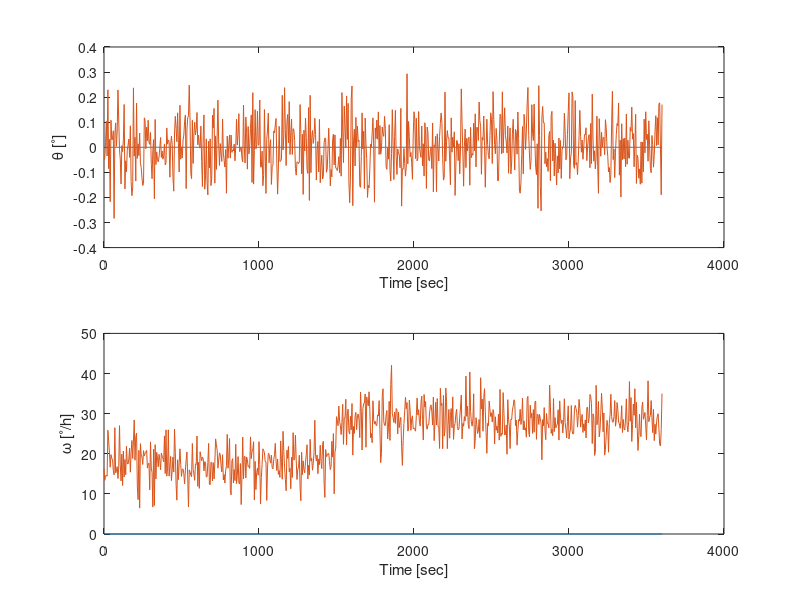
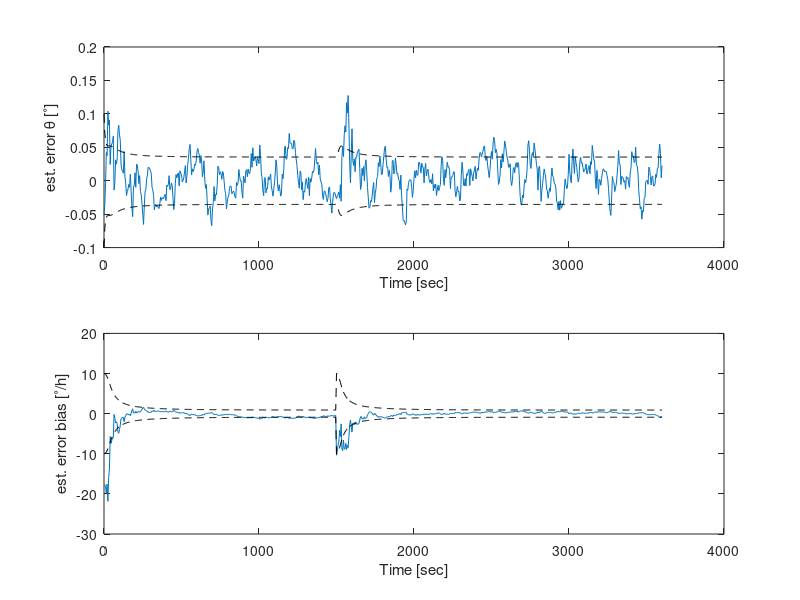
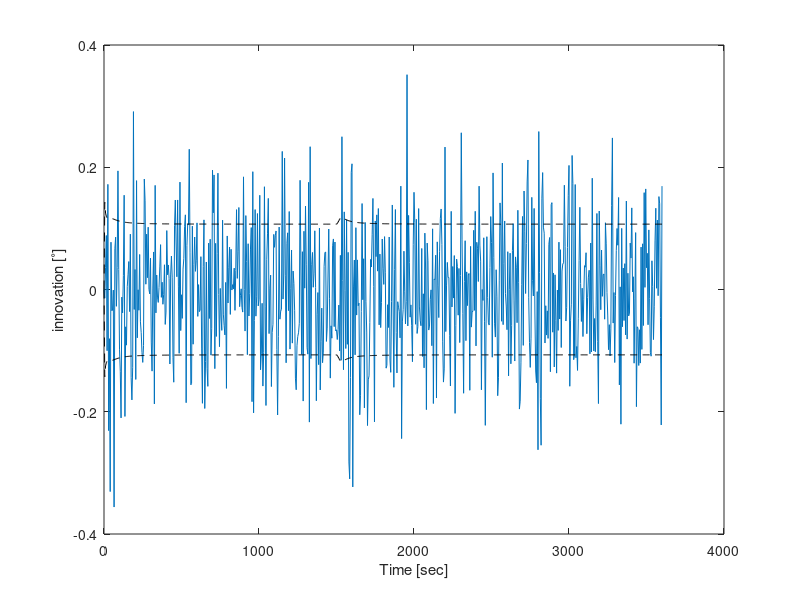

These figures' MATLAB source, in order:
% routine to illustrate Kalman filter

clear all
close all
clc

% simulation parameters
dt = 5;
t_end = 3600;
time = [0:dt:t_end];
N = length(time);

% gyro parameters
ARW = (.15/180*pi/60)^2;
gyro_bias_0 = 10/180*pi/3600;
RRW = (1/180*pi/3600/sqrt(3600))^2;

% star tracker parameters
dt_str = 5;
s_str = 0.1/180*pi;

% generate reference profile
w_real = zeros(1,N);
t_real = zeros(1,N);

% generate gyro measurements
gyro_noise = randn(1,N)*sqrt(ARW)/sqrt(dt);
bias_step = gyro_bias_0*ones(1,N);
bias_step(1:300) = 0;
bias_drift = cumsum(randn(1,N)*sqrt(RRW)*sqrt(dt));
gyro_bias = randn(1,1)*gyro_bias_0*ones(1,N) + bias_step + bias_drift;
w_meas = w_real + gyro_noise + gyro_bias;

% generate star tracker measurements
str_noise = randn(1,N)*s_str;
t_meas = t_real + str_noise;

% run the kalman filter
x_est = zeros(2,N);
x_est(:,1) = [t_meas(:,1);0];

% propagation matrices
Phi = [1 -dt;0 1];
Gamma = [dt;0];
Upsilon = [dt;0];
Upsilon2 = [0;dt];

% measurement matrix
H = [1 0];

% tuning values
Q = [ARW];
Q2 = [RRW];
R = [s_str^2];

nu_kf = zeros(1,N);
S_kf = zeros(1,1,N);
P = zeros(2,2,N);
P(:,:,1) = diag([s_str^2 gyro_bias_0^2]);
for k=1:N-1
    % grab previous state vector
    x_prev = x_est(:,k);
    P_prev = P(:,:,k);
    
    % grab gyro measurement
    w_meas_k = w_meas(:,k);
    
    % propagate state vector
    x_est_next = Phi * x_prev + Gamma * w_meas_k;
    
    % propagate
    P_next = Phi*P_prev*Phi' + Upsilon*Q*Upsilon' + Upsilon2*Q2*Upsilon2';
    
    % innovation
    nu_next = t_meas(k+1) - H*x_est_next;
    S_next = H*P_next*H' + R;
    
    % compute the Kalman gain
    K = P_next*H'/S_next;
    
    % update of states and covariance
    x_upd = x_est_next + K*nu_next;
    P_upd = (eye(2)-K*H)*P_next;
    
    % include bias step
    if k==300
        P_upd(2,2) = P_upd(2,2) + gyro_bias_0^2;
    end
    
    % save estimates
    x_est(:,k+1) = x_upd;
    P(:,:,k+1) = P_upd;
    nu_kf(:,k+1) = nu_next;
    S_kf(:,:,k+1) = S_next;
    
end
    
P11 = P(1,1,:);
P11 = P11(:);

P22 = P(2,2,:);
P22 = P22(:);

S11 = S_kf(1,1,:);
S11 = S11(:);

% plot results
figure
subplot(211)
plot(time,t_real*180/pi)
hold all
plot(time,t_meas*180/pi)
xlabel('Time [sec]')
ylabel('\theta [^\circ]')
subplot(212)
plot(time,w_real*180/pi*3600)
hold all
plot(time,w_meas*180/pi*3600)
xlabel('Time [sec]')
ylabel('\omega [^\circ/h]')

figure
subplot(211)
plot(time,(x_est(1,:)-t_real)*180/pi)
hold all
plot(time,(P11.^.5)*180/pi,'k--')
plot(time,-(P11.^.5)*180/pi,'k--')
xlabel('Time [sec]')
ylabel('est. error \theta [^\circ]')
subplot(212)
plot(time,(x_est(2,:)-gyro_bias)*180/pi*3600)
hold all
plot(time,(P22.^.5)*180/pi*3600,'k--')
plot(time,-(P22.^.5)*180/pi*3600,'k--')
xlabel('Time [sec]')
ylabel('est. error bias [^\circ/h]')

figure
plot(time,nu_kf(1,:)*180/pi)
hold all
plot(time,(S11.^.5)*180/pi,'k--')
plot(time,-(S11.^.5)*180/pi,'k--')
xlabel('Time [sec]')
ylabel('innovation [^\circ]')

